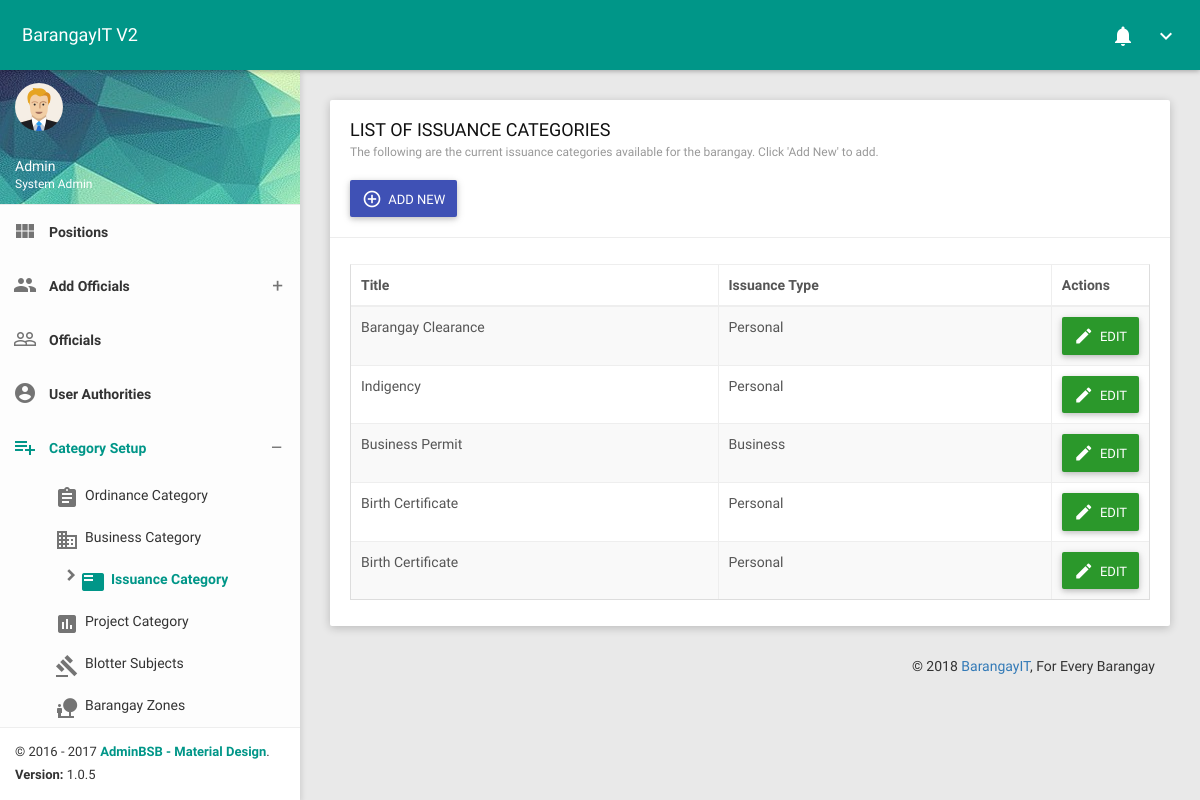
/AdCategoryIssuance.php, run on the app's committed database.
### tables this page shows
CREATE TABLE IF NOT EXISTS `bitdb_r_issuancetype` (
  `IssuanceID` int(11) NOT NULL AUTO_INCREMENT,
  `IssuanceType` varchar(100) DEFAULT NULL,
  `IssuanceOption` varchar(50) DEFAULT NULL,
  `BarangayIdentity` int(11) DEFAULT NULL,
  PRIMARY KEY (`IssuanceID`),
  KEY `FK_BarangayIdentity` (`BarangayIdentity`)
);

### AdCategoryIssuance.php (the view, shortened to what this page needs)
<?php
    include('head.php');
    include('AdminNavbar.php');
?>
<section class="content">
    <div class="container-fluid">
        <div class="row clearfix">
            <div class="col-lg-12 col-md-12 col-sm-12 col-xs-12">
                <div class="card">
                    <div class="header">
                        <h2>
                            LIST OF ISSUANCE CATEGORIES
                            <small>The following are the current issuance categories available for the barangay. Click 'Add New' to add.</small>
                        </h2>
                        <br/>
                        <button type="button" class="btn bg-indigo waves-effect" data-toggle="modal" data-target="#AddCatModal">
                            <i class="material-icons">add_circle_outline</i>
                            <span>ADD NEW</span>
                        </button>
                    </div>
                    <div class="body">
                        <div class="table-responsive">
                            <table class="table table-bordered table-striped table-hover js-basic-example dataTable">
                                <thead>
                                    <tr>
                                        <th>Title</th>
                                        <th>Issuance Type</th>
                                        <th style="width: 15px; ">Actions</th>
                                    </tr>
                                </thead>
                                <tbody>
                                    <?php
                                    include_once('dbconn.php');
                                    $IssuanceCatSQL = "SELECT * FROM bitdb_r_issuancetype";
                                    $IssuanceCatQuery = mysqli_query($bitMysqli,$IssuanceCatSQL) or die(mysqli_error($bitMysqli));
                                    if (mysqli_num_rows($IssuanceCatQuery) > 0)
                                    {
                                        while($row = mysqli_fetch_assoc($IssuanceCatQuery))
                                                {
                                                    $TypeID = $row['IssuanceID'];
                                                    $Title = $row['IssuanceType'];
                                                    $Option = $row['IssuanceOption'];
                                                    echo
                                                    '<tr>
                                                        <td class="hide">'.$TypeID.'</td>
                                                        <td>'.$Title.'</td>
                                                        <td>'.$Option.'</td>
                                                        <td>
                                                            <button type="button" class="btn btn-success waves-effect editCat" data-toggle="modal" data-target="#editCatModal">
                                                                <i class="material-icons">mode_edit</i>
                                                                <span>EDIT</span>
                                                            </button>
                                                        </td>
                                                    </tr>';
                                                }
                                    }
                                    ?>
                                </tbody>
                            </table>
                        </div>
                    </div>
                </div>
            </div>
        </div>
        <?php include('footer.php'); ?>

### data on the page
bitdb_r_issuancetype: IssuanceType "Barangay Clearance", IssuanceOption "Personal"
bitdb_r_issuancetype: IssuanceType "Indigency", IssuanceOption "Personal"
bitdb_r_issuancetype: IssuanceType "Business Permit", IssuanceOption "Business"
bitdb_r_issuancetype: IssuanceType "Birth Certificate", IssuanceOption "Personal"
bitdb_r_issuancetype: IssuanceType "Birth Certificate", IssuanceOption "Personal"

### other printed values
$WName "Admin"
$Pos "System Admin"
